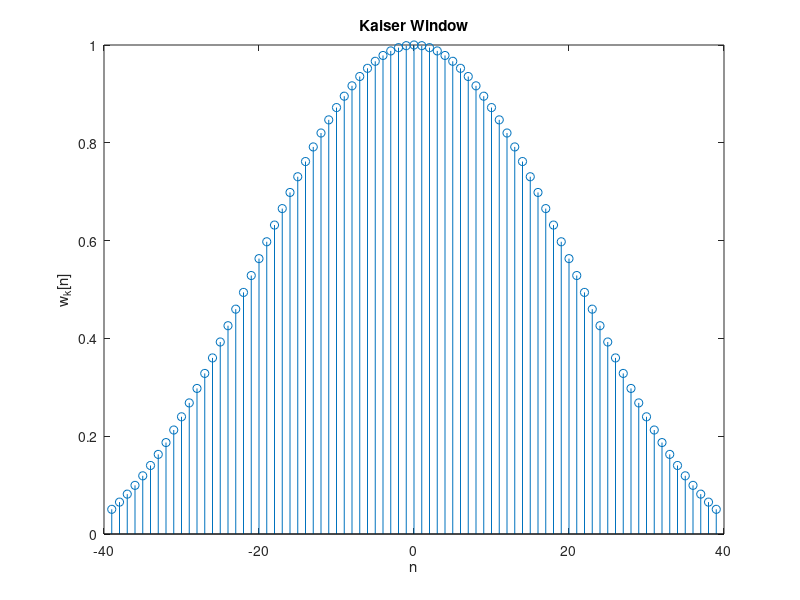
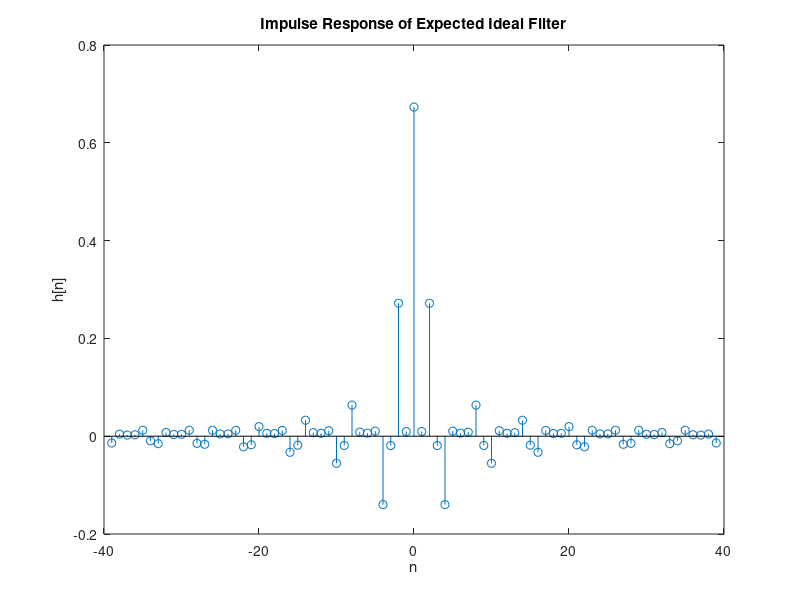
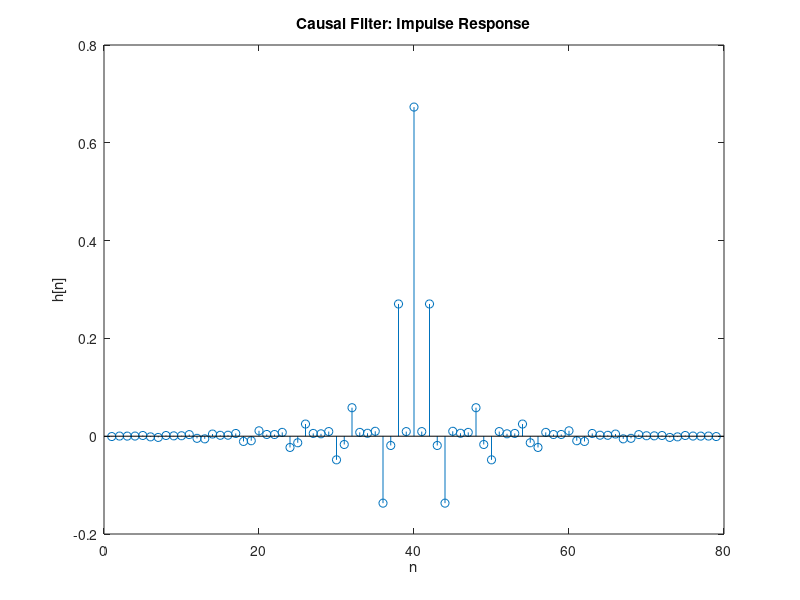

Source code (MATLAB) for these figures, in order: (Note: this script raises an error after producing the figures.)
function BandStopAba

%Author: Abarajithan G. : 150001C

clc;
close all;
clear all;

%Parameters
Ap_ = 0.05;     % Min Passband Ripple (db)
Aa_ = 40;       % Min Stopband Attenuation (db)
Wp1 = 400;      % Lower passband Freq (rad/s)
Wa1 = 500;      % Lower stopband Freq (rad/s)
Wa2 = 800;      % Higher stopband Freq (rad/s)
Wp2 = 950;      % Higher stopband Freq (rad/s)
Ws  = 2600;     % Sampling Freq (rad/s)

Bt = min(Wa1-Wp1, Wp2-Wa2);

% 2. Choose Delta

delta_a = 10^(-Aa_/20);
c = 10 ^ ( Ap_ / 20);
delta_p = (c-1)/(c+1);
delta = min(delta_a, delta_p);

% 3. Get Aa from delta
Aa = -20*log10(delta);            % Actual stopband attenuation

% 4. Calculate alpha
if (Aa <= 21)
    alpha = 0;
elseif ((21 < Aa) && (Aa <= 50))
    alpha = 0.5842*(Aa-21)^0.4 + 0.07886*(Aa-21);
else
    alpha = 0.1102*(Aa - 8.7);
end

% 5. Calculate D and N

if (Aa <= 21)
    D = 0.9222;
else
    D = (Aa - 7.95)/14.36;
end

N = ceil ( Ws * D / Bt +1);

if (mod(N,2) == 0)
    N = N + 1;
end

% 6. Form Kaiser window

n  = -(N-1)/2 :1: (N-1)/2 ;

beta = alpha*(1 - (2*n/(N-1)).^2).^0.5;
Ibeta = 0; 
Ialpha = 0;

for k = 1 : 15						%10-15 are enough
    Ibeta = Ibeta + ((1/factorial(k))*(beta/2).^k).^2;
    Ialpha = Ialpha + ((1/factorial(k))*(alpha/2)^k)^2;
end
Ibeta = Ibeta + ones(1,numel(Ibeta));
Ialpha = Ialpha + ones(1,numel(Ialpha));

wk = Ibeta ./ Ialpha;


figure;
stem(n,wk);
xlabel('n');
ylabel('w_k[n]');
title('Kaiser Window');

% 7. Impulse response h[n] of Bandstop

W1 = (Wp1+Wa1)/2;
W2 = (Wa2+Wp2)/2;

n1 = -(N-1)/2 : 1 : -1; %Negative range
n2 = 1 : 1 : (N-1)/2;   %Positive range

h1 = ((1/pi)./n1).*(sin((2*pi)*W1/Ws.*n1) - sin((2*pi)*W2/Ws.*n1));
h0 = 1 + 2*(W1 - W2)/Ws;
h2 = ((1/pi)./n2).*(sin((2*pi)*W1/Ws.*n2) - sin((2*pi)*W2/Ws.*n2));

h_ideal = [h1,h0,h2];
n = [n1,0,n2];

figure;
stem(n,h_ideal);

xlabel('n');
ylabel('h[n]');
title('Impulse Response of Expected Ideal Filter');

% Applying the Window

h_final = h_ideal .* wk;    % Non causal Filter

figure;
stem(n,h_final);
xlabel('n');
ylabel('h[n]');
title('Non-causal Filter: Impulse Response');


stem( 1:size(h_final, 2) ,h_final);

xlabel('n');
ylabel('h[n]');
title('Causal Filter: Impulse Response')

% Inspect the filter's magnitude, phase response, group delay and phase
% delay

fvtool(h_final);

% Creating Given Excitation

n = 0 : 1 : 250;
l = size(n,2);

We1 = W1/2
We2 = (W2+W1)/2
We3 = (Ws/2+W2)/2

T = 2*pi/Ws;
x = sin(We1*T*n) + sin(We2*T*n) + sin(We3*T*n); %Excitation Signal

% Taking Discrete Fourier Transform of Excitation

NFFT = 2^nextpow2(l); 
X = fft( x , NFFT) / l;
f = (Ws)/2 * linspace(0,  1, NFFT/2+1);
mag = 2*abs(X(1:NFFT/2+1));

figure;
plot(f , mag);

title('DFT of Excitation Signal')
xlabel('Frequency (rad/s)')
ylabel('|X(w)|');

%   Applying the filter to the excitation

x_filtered = conv(x , h_final);
X_filtered = fft(x_filtered,NFFT)/l;
mag = 2*abs(X_filtered(1:NFFT/2+1));

figure;
plot(f,mag);
title('DFT of Excitation Passed Through Filter')
xlabel('Frequency (rad/s)')
ylabel('|X_k(w)|');

%Passing the excitation through an ideal bandstop filter

x_idealFiltered = sin(We1*T*n) + sin(We3*T*n);
X_idealFiltered = fft(x_idealFiltered,NFFT)/l;
mag = 2*abs(X_idealFiltered(1:NFFT/2+1));

figure;
plot(f,mag);
title('DFT of Excitation through an Ideal Filter')
xlabel('Frequency (rad/s)')
ylabel('|X_i(w)|');


%   Plotting Excitation

figure;
plot(x);
title('Time doman Response of Excitation')
xlabel('Time(s)')
ylabel('x[n]');
axis([50,250, -2.5,2.5]);

figure;
plot(x_filtered);
title('Time doman Response of Filtered Excitation')
xlabel('Time(s)')
ylabel('x[n]');
axis([50,250, -2.5,2.5]);


alpha
D
N
Bt












    